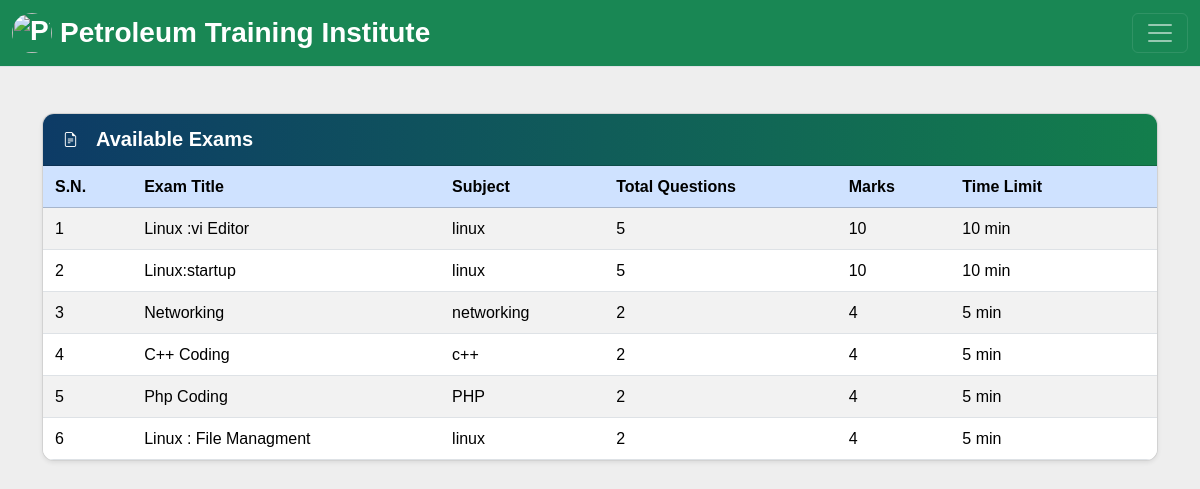
Before: /dashbak.php (signed in) with the older database file.
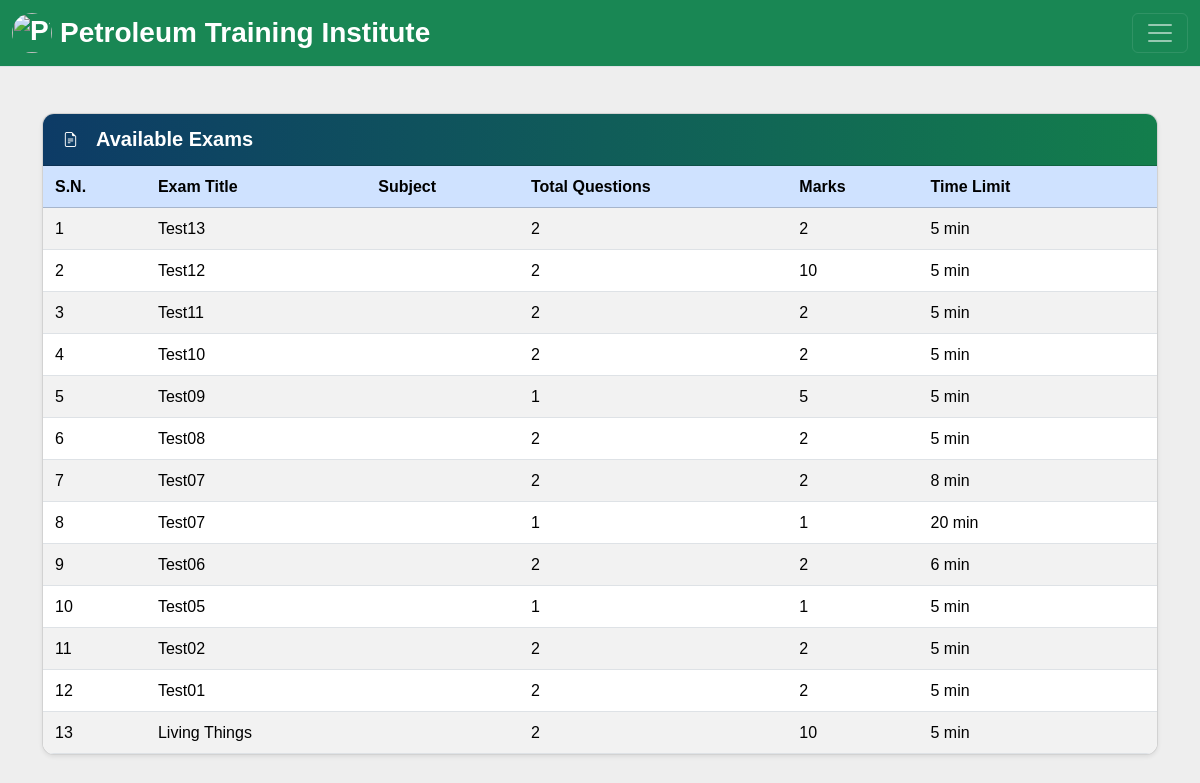
After: the same page with the newer database file.
### tables this page shows
CREATE TABLE `quiz` (
  `eid` text NOT NULL,
  `title` varchar(100) NOT NULL,
  `subject` varchar(100) NOT NULL,
  `sahi` int(11) NOT NULL,
  `wrong` int(11) NOT NULL,
  `total` int(11) NOT NULL,
  `time` bigint(20) NOT NULL,
  `intro` text NOT NULL,
  `tag` varchar(100) NOT NULL,
  `date` timestamp NOT NULL DEFAULT current_timestamp() ON UPDATE current_timestamp()
);

### dashbak.php (the view, shortened to what this page needs)
<?php
 include_once 'dbConnection.php';
$email=$_SESSION['email'];
  if(!(isset($_SESSION['email']))){
header("location:index.php");
}
else
{
$name = $_SESSION['name'];;
echo '<span class="pull-right top title1" ><span class="log1"><span class="glyphicon glyphicon-user" aria-hidden="true"></span>&nbsp;&nbsp;&nbsp;&nbsp;Hello,</span> <a href="account.php" class="log log1">'.$name.'</a>&nbsp;|&nbsp;<a href="logout.php?q=account.php" class="log"><span class="glyphicon glyphicon-log-out" aria-hidden="true"></span>&nbsp;Signout</button></a></span>';
}?>
<!Doctype html>
<html lang="en">
<head>
  <link href="https://cdn.jsdelivr.net/npm/bootstrap@5.3.3/dist/css/bootstrap.min.css" rel="stylesheet">
  <link href="https://cdn.jsdelivr.net/npm/bootstrap-icons@1.11.3/font/bootstrap-icons.css" rel="stylesheet">
  <link rel="stylesheet" href="css/dash.css">
  <link rel="stylesheet" href="css/font.css">
</head>
<body  style="background:#eee;">
<header>
  <nav class="navbar navbar-dark bg-success border-bottom fixed-top">
    <div class="container-fluid">
      <a class="navbar-brand fw-bold fs-3 d-flex align-items-center gap-2" href="dash.php?q=0">
        <img src="image/PTI.jpg" alt="PTI Logo" class="rounded-circle" style="width:40px;height:40px;object-fit:cover;">
        <span class="pti-full">Petroleum Training Institute</span>
      </a>
      <button class="navbar-toggler d-1250-none" type="button" data-bs-toggle="offcanvas" data-bs-target="#sideNav" aria-controls="sideNav" aria-label="Toggle navigation">
        <span class="navbar-toggler-icon"></span>
      </button>
    </div>
  </nav>
</header>
<main class="container my-4 pt-5">
  <div class="row">
    <div class="col-12">
<?php if(@$_GET['q']==0) {
$result = mysqli_query($con,"SELECT * FROM quiz ORDER BY date DESC") or die('Error');
echo  ' <div class="main-content-spaced">
        <div class="card shadow-sm mb-4">
          <div class="card-header exam-card-header bg-success text-white d-flex align-items-center">
            <i class="bi bi-file-earmark-text me-2"></i>
            <span class="fs-5 fw-bold">Available Exams</span>
          </div>
<div class="card-body p-0">
<div class="table-responsive">
<table class="table table-striped table-hover mb-0 align-middle">
 <thead class="table-primary">
                  <tr>
                    <th scope="col">S.N.</th>
                    <th scope="col">Exam Title</th>
                    <th scope="col">Subject</th>
                    <th scope="col">Total Questions</th>
                    <th scope="col">Marks</th>
                    <th scope="col">Time Limit</th>
                    <th scope="col"></th>
                  </tr>
                </thead>';
$c=1;
while($row = mysqli_fetch_array($result)) {
	$title = $row['title'];
    $subject = $row['tag'];
	$total = $row['total'];
	$sahi = $row['sahi'];
    $time = $row['time'];
	$eid = $row['eid'];
$q12=mysqli_query($con,"SELECT score FROM history WHERE eid='$eid' AND email='$email'" )or die('Error98');
$rowcount=mysqli_num_rows($q12);
if($rowcount == 0){
	echo '<tr>
  <td>'.$c++.'</td>
  <td>'.$title.'</td>
  <td>'.$subject.'</td>
  <td>'.$total.'</td>
  <td>'.$sahi*$total.'</td>
  <td>'.$time.'&nbsp;min</td>
	<td>
  </td>
  </tr>';
}
else
{
echo '<tr style="color:#99cc32">
<td>'.$c++.'</td>
<td>'.$title.'&nbsp;<span title="This quiz is already solve by you" class="glyphicon glyphicon-ok" aria-hidden="true"></span></td>
<td>'.$subject.'</td>
<td>'.$total.'</td>
<td>'.$sahi*$total.'</td>
<td>'.$time.'&nbsp;min</td>
	<td>
  </td>
  </tr>';
}
}
echo '</table></div></div>';
}
?>
</div>
</div></div>
</body>
</html>

### css/dash.css (style rules this page uses)
body { overflow-x: hidden; width: 100%; font: 15px "Century Gothic", "Times Roman", sans-serif; min-height: 550px; transition: padding-top 0.15s ease; }
.main-content-spaced { margin-top: 1.5rem; }
.table-responsive { margin-top: 0; }
@media (max-width: 1249px) { .d-1250-none { display:block !important; } }
.table td, .table th { padding: .72rem .75rem; }
.card.shadow-sm { border-radius: .75rem; overflow: hidden; }
.result-card-header, .exam-card-header, .history-card-header, .rank-card-header, .question-card-header, .student-card-header, .feedback-card-header, .add-exam-card-header { background: linear-gradient(90deg, #0d3b66 0%, #137e4c 100%); color: #fff; padding: 14px 20px; gap: 10px; align-items: center; }

Changed rows visible on the page:
removed quiz: title "Linux :vi Editor", tag "linux", total "5", $sahi*$total "10", time "10"
removed quiz: title "Linux:startup", tag "linux", total "5", $sahi*$total "10", time "10"
removed quiz: title "Networking", tag "networking", total "2", $sahi*$total "4", time "5"
removed quiz: title "C++ Coding", tag "c++", total "2", $sahi*$total "4", time "5"
removed quiz: title "Php Coding", tag "PHP", total "2", $sahi*$total "4", time "5"
removed quiz: title "Linux : File Managment", tag "linux", total "2", $sahi*$total "4", time "5"
added quiz: title "Test13", total "2", $sahi*$total "2", time "5"
added quiz: title "Test12", total "2", $sahi*$total "10", time "5"
added quiz: title "Test11", total "2", $sahi*$total "2", time "5"
added quiz: title "Test10", total "2", $sahi*$total "2", time "5"
added quiz: title "Test09", total "1", $sahi*$total "5", time "5"
added quiz: title "Test08", total "2", $sahi*$total "2", time "5"
added quiz: title "Test07", total "2", $sahi*$total "2", time "8"
added quiz: title "Test07", total "1", $sahi*$total "1", time "20"
added quiz: title "Test06", total "2", $sahi*$total "2", time "6"
added quiz: title "Test05", total "1", $sahi*$total "1", time "5"
added quiz: title "Test02", total "2", $sahi*$total "2", time "5"
added quiz: title "Test01", total "2", $sahi*$total "2", time "5"
added quiz: title "Living Things", total "2", $sahi*$total "10", time "5"
